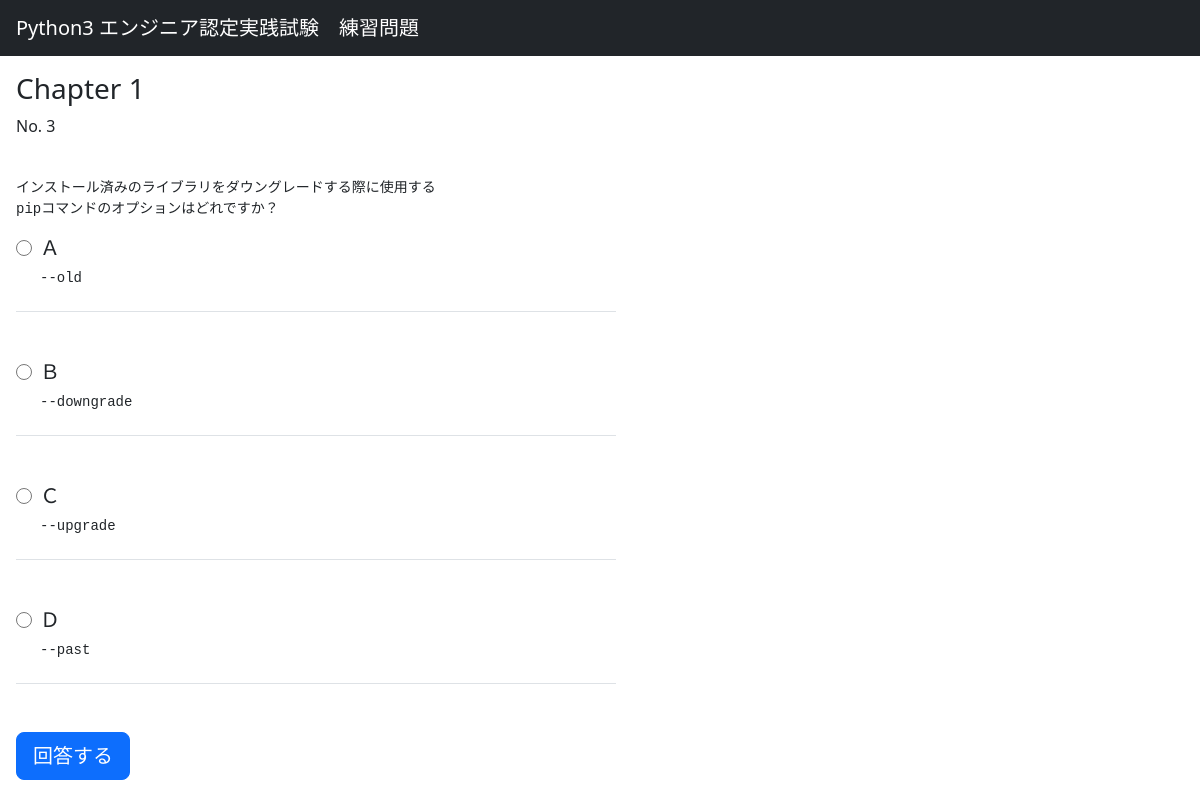
The app's page /quiz/1/3/ with its own data.
### quiz/models.py (models this page shows, shortened)
class Quiz(models.Model):
    chapter = models.IntegerField()
    number =  models.IntegerField()
    about = models.TextField()
    question = models.TextField()
    optionA = models.TextField()
    optionB = models.TextField()
    optionC = models.TextField()
    optionD = models.TextField()
    correctanswer = models.CharField(max_length=5)
    explanation = models.TextField()

### quiz/views.py (the view)
# urls.py: path('<int:chapter>/<int:number>/', quiz_view, name="quiz"),
def quiz_view(request, chapter, number):
    object = Quiz.objects.get(chapter=chapter, number=number)
    context = {'object': object}
    return render(request, 'quiz/quiz.html', context)

### quiz/templates/quiz/quiz.html (shortened to what this page needs)
{% extends 'base.html' %}
{% block content %}
<div class="col-md-6 m-3">
<h3>Chapter {{ object.chapter }}</h3>
<p>No. {{ object.number }}</p>
<br>
<form method='post' action='{% url "result" object.chapter object.number %}'>
  <pre>{{ object.question }}</pre>
  <div class="form-check border-bottom mb-5">
    <input class="form-check-input" type="radio" name="answer" id="radioA" value="A">
    <label class="form-check-label" for="radioA">
      <p class="h5">Ａ</p>
      <pre>{{ object.optionA }}</pre>
    </label>
  </div>
  <div class="form-check border-bottom mb-5">
    <input class="form-check-input" type="radio" name="answer" id="radioB" value="B">
    <label class="form-check-label" for="radioB">
      <p class="h5">Ｂ</p>
      <pre>{{ object.optionB }}</pre>
    </label>
  </div>
  <div class="form-check border-bottom mb-5">
    <input class="form-check-input" type="radio" name="answer" id="radioC" value="C">
    <label class="form-check-label" for="radioC">
      <p class="h5">Ｃ</p>
      <pre>{{ object.optionC }}</pre>
    </label>
  </div>
  <div class="form-check border-bottom mb-5">
    <input class="form-check-input" type="radio" name="answer" id="radioD" value="D">
    <label class="form-check-label" for="radioD">
      <p class="h5">Ｄ</p>
      <pre>{{ object.optionD }}</pre>
    </label>
  </div>
  <button type="submit" class="btn btn-lg btn-primary" name="answerbutton">回答する</button>
</form>
</div>
{% endblock content %}

### quiz/static/quiz/css/style.css (style rules this page uses)
.form-check-input[type="radio"] { border: 1px solid #777777; }

### records on screen
Quiz: chapter "1", number "3", question "インストール済みのライブラリをダウングレードする際に使用する pipコマンドのオプションはどれですか？", optionA "--old", optionB "--downgrade", optionC "--upgrade", optionD "--past"
